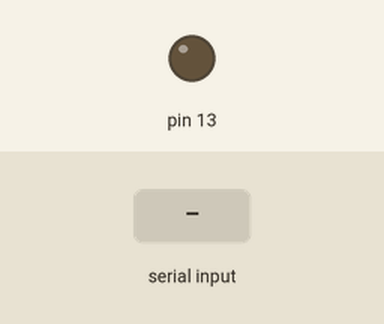
Recording of a sketch running on a simulated Arduino Uno, built with avr-gcc and run on an emulated ATmega328P. Shown: output pins drawn as LEDs (lit = HIGH). The test bench sets the inputs (shaded band).

Above: at 1.2 s.
1.3 s: "a" received over Serial
At 2.5 s:
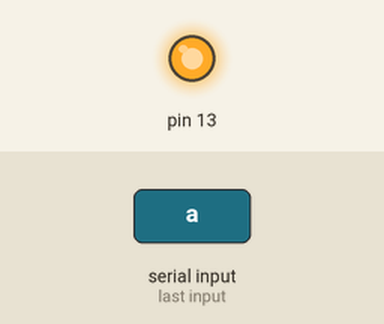
4.3 s: "b" received over Serial
At 7.2 s:
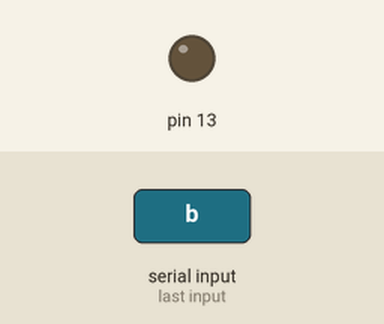
7.3 s: "c" received over Serial
At 8.3 s:
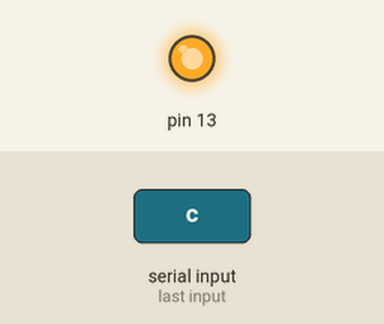
Timing chart, 0 to 12.6 s (numbered marks = the images above; inputs shaded):
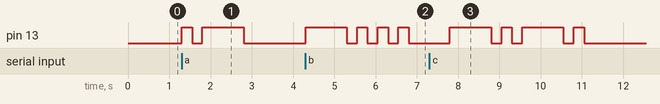

The sketch:

morse.plus.ino
```cpp
void setup()
{
  pinMode(13, OUTPUT);
  Serial.begin(9600);

}
  int a;
void loop()
{
if (Serial.available() > 0)
  {
   a= Serial.read();

   switch(a)
      {
       case'a':dot();dash();c_space();break;
       case'b':dash();dot();dot();dot();c_space();break;
       case'c':dash();dot();dash();dot();c_space();break;
       case'd':dash();dot();dot();c_space();break;
       case'e':dot();c_space();break;
       case'f':dot();dot();dash();dot();c_space();break;
       case'g':dash();dash();dot();c_space();break;
       case'h':dot();dot();dot();dot();c_space();break;
       case'i':dot();dot();c_space();break;
       case'j':dot();dash();dash();dash();c_space();break;
       case'k':dash();dot();dash();c_space();break;
       case'l':dot();dash();dot();dot();c_space();break;
       case'm':dash();dash();c_space();break;
       case'n':dash();dot();c_space();break;
       case'o':dash();dash();dash();c_space();break;
       case'p':dot();dash();dash();dot();c_space();break;
       case'q':dash();dash();dot();dash();c_space();break;
       case'r':dot();dash();dot();c_space();break;
       case's':dot();dot();dot();c_space();break;
       case't':dash();c_space();break;
       case'u':dot();dot();dash();c_space();break;
       case'v':dot();dot();dot();dash();c_space();break;
       case'w':dot();dash();dash();c_space();break;
       case'x':dash();dot();dot();dash();c_space();break;
       case'y':dash();dot();dash();dash();c_space();break;
       case'z':dash();dash();dot();dot();c_space();break;
       case' ':w_space();break;
      }

  }
}


void dot()
{
  digitalWrite(13, HIGH);
  delay(250);
  digitalWrite(13, LOW);
  delay(250);
}

void dash()
{
  digitalWrite(13, HIGH);
  delay(1000);
  digitalWrite(13, LOW);
  delay(250);
}

void c_space()
{
  digitalWrite(13, LOW);
  delay(750);
}

void w_space()
{
  digitalWrite(13, LOW);
  delay(1750);
}   
```

Measured:
- after the input at 1.3 s, pin 13: LOW → HIGH at once, → LOW 0.25 s later, → HIGH 0.25 s later, → LOW 1.0 s later
- after the input at 4.3 s, pin 13: LOW → HIGH at once, then repeats every 0.50 s: LOW 0.25 s, HIGH 0.25 s
- after the input at 7.3 s, pin 13: LOW → HIGH after 0.50 s, → LOW 1.0 s later, → HIGH 0.25 s later, → LOW 0.25 s later, … (8 changes in this stretch)
